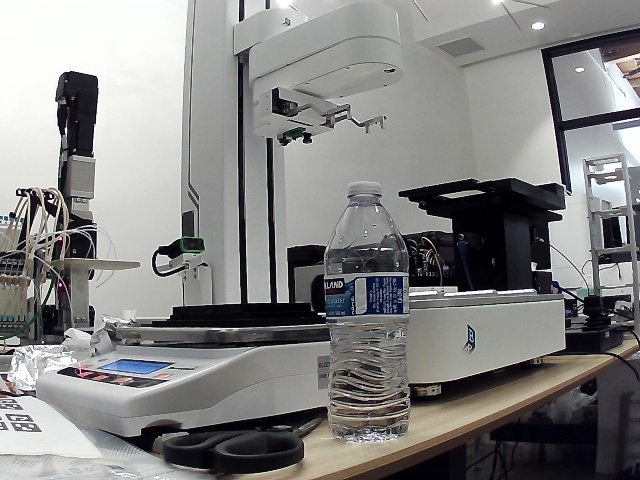
#> input picture newcam_images/01_default.jpg, 640 x 480 px
$ python plate_edges.py ../newcam_images/01_default.jpg --output out.png
#> lines starting #> are read from the running program, lines starting #| are printed output that depends on the picture; after the words box and inside, x2 and y2 are one past the last pixel; in counts of white or black regions, pixels touching at a corner belong together
#> in preview_file, image is the input picture: shape (480, 640, 3); mean B, G, R 130.9, 131.9, 132.3
"""Image-only plate corner/edge centering experiment. NEVER commands a robot.

No circle/ArUco detection, no assumed pixel-to-robot scale. A detected outline
needs operator verification before commissioning any closed-loop motion.
"""
from __future__ import annotations

import argparse
import json
import math
import itertools
from pathlib import Path

import cv2
import numpy as np


def ordered_corners(points):
    p = np.asarray(points, np.float32).reshape(4,2)
    c = p.mean(axis=0)
    p = p[np.argsort(np.arctan2(p[:,1]-c[1],p[:,0]-c[0]))]
    return np.roll(p,-int(np.argmin(p.sum(axis=1))),axis=0)


def quad_metrics(quad):
    p = ordered_corners(quad)
    v = np.roll(p,-1,axis=0)-p
    lengths = np.linalg.norm(v,axis=1)
    if min(lengths) < 1:
        return None
    # Mild perspective is allowed, but not arbitrary trapezoids/backgrounds.
    cosines = [abs(float(np.dot(v[i],v[(i+1)%4])/(lengths[i]*lengths[(i+1)%4]))) for i in range(4)]
    if max(cosines) > .30:
        return None
    sides = [(lengths[0]+lengths[2])/2,(lengths[1]+lengths[3])/2]
    ratio = max(sides)/min(sides)
    if not 1.15 <= ratio <= 2.3:
        return None
    if max(lengths[0]/lengths[2],lengths[2]/lengths[0],
           lengths[1]/lengths[3],lengths[3]/lengths[1]) > 1.3:
        return None
    long_i = 0 if sides[0] >= sides[1] else 1
    axis = v[long_i]/lengths[long_i] - v[(long_i+2)%4]/lengths[(long_i+2)%4]
    angle = (math.degrees(math.atan2(float(axis[1]),float(axis[0])))+90)%180-90
    return p, lengths, ratio, angle


def plate_center(corners):
    """Intersection of diagonals: projected center of a planar rectangle."""
    p=ordered_corners(corners)
    a,b=p[2]-p[0],p[3]-p[1]
    t=np.linalg.solve(np.column_stack((a,-b)),p[1]-p[0])[0]
    return p[0]+t*a


def line_quads(gray):
    """Fit interrupted straight sides; no marker/circle or known plate pose.

    Returns hypotheses only. The common geometry, visibility and independent
    Canny edge-support checks below must still accept all four sides.
    """
    raw = cv2.createLineSegmentDetector().detect(gray)[0]
    if raw is None:
        return []
    lines = []
    for row in raw.reshape(-1,4):
        a,b = row[:2],row[2:]
        length = float(np.linalg.norm(b-a))
        if length >= 35:
            angle = math.atan2(float(b[1]-a[1]),float(b[0]-a[0]))
            lines.append((a,b,length,angle))
    if len(lines) < 4:
        return []
    orientations = sorted(lines,key=lambda x:-x[2])[:8]
    hypotheses = []
    for _,_,_,theta in orientations:
        theta %= math.pi/2
        u=np.array([math.cos(theta),math.sin(theta)])
        v=np.array([-u[1],u[0]])
        groups=[[],[]]
        for a,b,length,angle in sorted(lines,key=lambda x:-x[2]):
            direction=(b-a)/length
            for kind,axis,normal in ((0,u,v),(1,v,u)):
                if abs(np.dot(direction,axis)) < math.cos(math.radians(9)):
                    continue
                offset=float(np.dot((a+b)/2,normal))
                match=next((g for g in groups[kind] if abs(g['offset']-offset)<8),None)
                if match is None:
                    match=dict(offset=offset,points=[],length=0)
                    groups[kind].append(match)
                match['points'].extend([a,b])
                match['length']+=length
        for gs in groups:
            gs.sort(key=lambda g:-g['length'])
            del gs[10:]
            for g in gs:
                dx,dy,x,y=cv2.fitLine(np.array(g['points'],np.float32),cv2.DIST_L2,0,.01,.01).reshape(-1)
                g['normal']=np.array([-dy,dx])
                g['d']=float(-dy*x+dx*y)
        def intersect(a,b):
            mat=np.array([a['normal'],b['normal']])
            if abs(np.linalg.det(mat)) < .5:
                return None
            return np.linalg.solve(mat,np.array([a['d'],b['d']]))
        for hs in itertools.combinations(groups[0],2):
            if abs(hs[0]['offset']-hs[1]['offset'])<100:
                continue
            for vs in itertools.combinations(groups[1],2):
                if abs(vs[0]['offset']-vs[1]['offset'])<100:
                    continue
                corners=[intersect(hs[i],vs[j]) for i,j in ((0,0),(0,1),(1,1),(1,0))]
                if all(c is not None for c in corners):
                    hypotheses.append(np.array(corners,np.float32))
    return hypotheses


def detect_plate(image):
    if image is None or image.size == 0:
        raise ValueError('image unavailable')
    gray = cv2.cvtColor(image,cv2.COLOR_BGR2GRAY) if image.ndim == 3 else image
    h,w = gray.shape
#> h = 480; w = 640
    scale = min(1.,960/max(h,w))
#> scale = 1
    gray = cv2.resize(gray,None,fx=scale,fy=scale,interpolation=cv2.INTER_AREA)
    sh,sw = gray.shape
#> sh = 480; sw = 640
    enhanced = cv2.createCLAHE(clipLimit=2,tileGridSize=(8,8)).apply(gray)
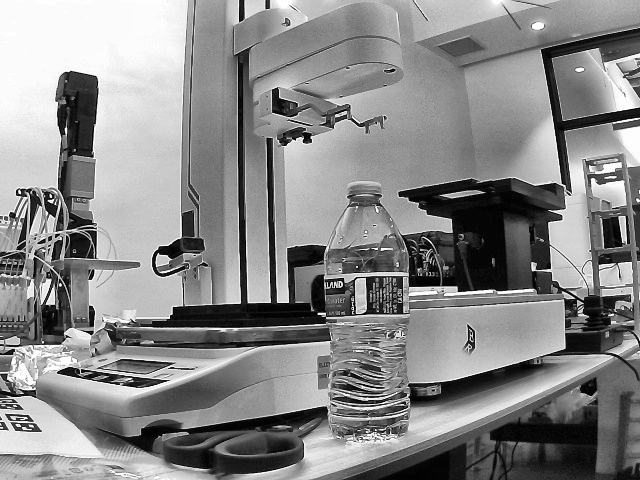
#> enhanced: shape (480, 640); min 0, max 255, mean 136.6
    blur = cv2.GaussianBlur(enhanced,(5,5),0)
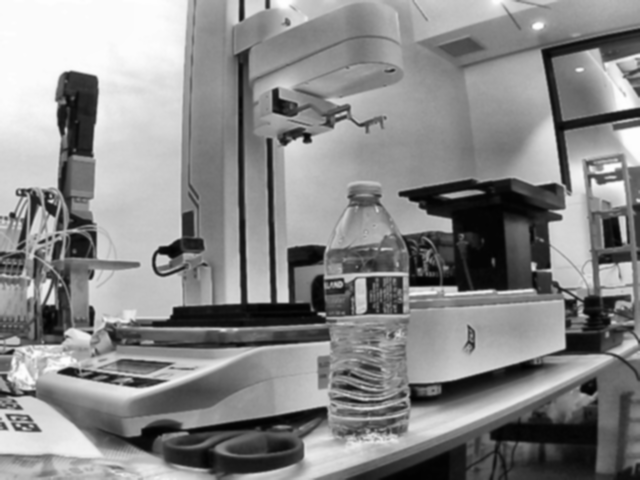
#> blur: shape (480, 640); min 2, max 254, mean 136.6
    candidates = []
    diagnostic_edges = cv2.Canny(blur,10,30)
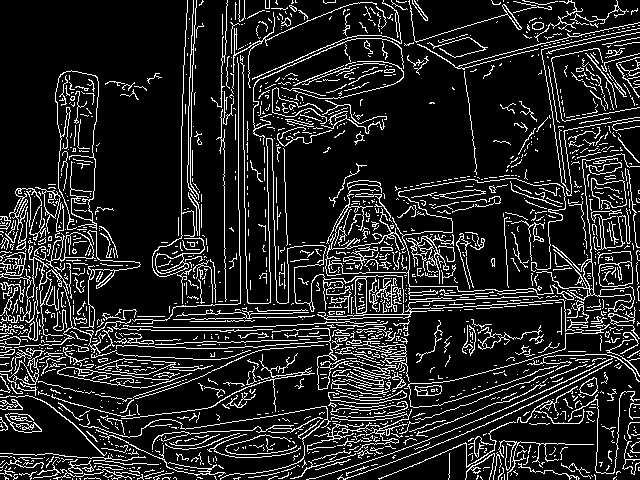
#> diagnostic_edges: shape (480, 640); 14.3% white in thin lines or dots
    def accept(q,distance,method):
        metrics=quad_metrics(q)
        if metrics is None:
            return
        p,lengths,ratio,angle=metrics
        area=abs(cv2.contourArea(p))
        if not .08*sw*sh <= area <= .85*sw*sh:
            return
        if (p[:,0].min()<4 or p[:,1].min()<4 or
                p[:,0].max()>sw-5 or p[:,1].max()>sh-5):
            return
        support=[]
        for i in range(4):
            points=np.rint(p[i]+np.linspace(.08,.92,100)[:,None]*(p[(i+1)%4]-p[i])).astype(int)
            support.append(float(np.mean(distance[points[:,1],points[:,0]]<=4)))
        if min(support)<.65:
            return
        candidate=dict(corners=(p/scale).tolist(),center_px=(plate_center(p)/scale).tolist(),
                       angle_image_deg=angle,aspect_ratio=float(ratio),side_support=support,
                       score=float(min(support)),method=method)
        duplicate=next((c for c in candidates if np.linalg.norm(
            np.asarray(c['corners'])-np.asarray(candidate['corners']),axis=1).mean()<20/scale),None)
        if duplicate is None:
            candidates.append(candidate)
        elif candidate['score']>duplicate['score']:
            duplicate.update(candidate)
    for low,high in ((5,15),(10,30),(20,60),(40,100)):
        edges = cv2.Canny(blur,low,high)
        distance = cv2.distanceTransform(255-edges,cv2.DIST_L2,3)
        for kernel in (3,7,13):
            joined = cv2.morphologyEx(edges,cv2.MORPH_CLOSE,np.ones((kernel,kernel),np.uint8))
            contours,_ = cv2.findContours(joined,cv2.RETR_LIST,cv2.CHAIN_APPROX_SIMPLE)
            for contour in contours:
                area = abs(cv2.contourArea(contour))
                if not .08*sw*sh <= area <= .85*sw*sh:
                    continue
                hull = cv2.convexHull(contour)
                if area/max(1,cv2.contourArea(hull)) < .88:
                    continue
                for epsilon in (.012,.02,.03):
                    q = cv2.approxPolyDP(hull,epsilon*cv2.arcLength(hull,True),True)
                    if len(q) != 4:
                        continue
                    accept(q,distance,'closed_contour')
#> this loop made 4 passes
#> pass 1, in detect_plate, `distance = cv2.distanceTransform(255-edges,cv2.DIST_L2,3)`:
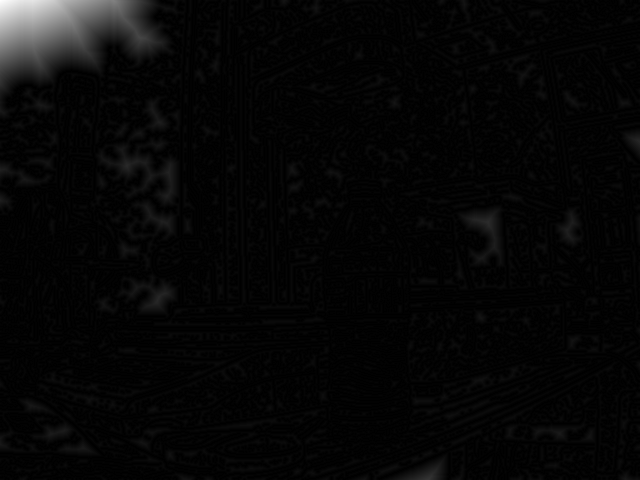
#> distance: shape (480, 640) float32; min 0, max 90.42, mean 2.5; drawn with min black and max white
#> after the loop:
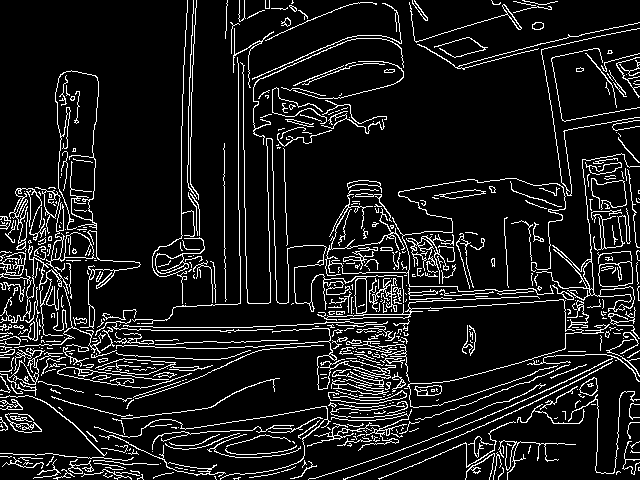
#> edges: shape (480, 640); 10.4% white in thin lines or dots
#> after the loop:
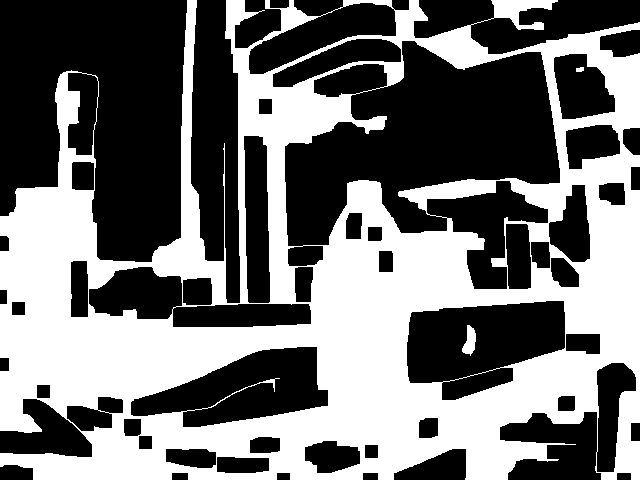
#> joined: shape (480, 640); 44.7% white; 3 white regions, box (x1, y1, x2, y2) and area: (0, 0, 640, 480) 137135, (462, 325, 476, 356) 265, (576, 67, 584, 72) 34
    distance=cv2.distanceTransform(255-diagnostic_edges,cv2.DIST_L2,3)
    for quad in line_quads(enhanced):
#> in line_quads, `orientations = sorted(lines,key=lambda x:-x[2])[:8]`: orientations = 8 items
#> in intersect, `mat=np.array([a['normal'],b['normal']])`: mat = [[-1, 0.024], [0.0149, 1]]
        accept(quad,distance,'four_fitted_sides')
#> this loop made 4161 passes
    base = dict(image_size=[w,h],image_center_px=[(w-1)/2,(h-1)/2],
                motion_authorized=False, units='pixels/degrees in image only',
                center_definition='intersection of fitted plate diagonals',
                candidate_count=len(candidates))
    if len(candidates) != 1:
        reason = ('No reliably closed four-sided plate outline. All four corners/edges '
                  'must be visible with stronger contrast; no center or robot motion inferred.'
                  if not candidates else 'Multiple rectangular outlines: select/verify the plate; no motion inferred.')
        return {**base,'detected':False,'reason':reason,'candidates':candidates},diagnostic_edges
    plate = candidates[0]
    dx,dy = np.array(plate['center_px'])-np.array(base['image_center_px'])
    return {**base,**plate,'detected':True,'offset_px':[float(dx),float(dy)],
            'offset_fraction':[float(dx/w),float(dy/h)],
            'desired_image_rotation_deg':-plate['angle_image_deg'],
            'note':'Image centering is not gripper alignment or a metric robot command.'},diagnostic_edges


def annotate(image,result,edges):
    out = cv2.cvtColor(image,cv2.COLOR_GRAY2BGR) if image.ndim == 2 else image.copy()
    h,w = out.shape[:2]
    cx,cy = np.rint(result['image_center_px']).astype(int)
    cv2.drawMarker(out,(cx,cy),(255,180,0),cv2.MARKER_CROSS,70,3)
    # Image frame corners are the coordinate reference, not targets for the
    # plate corners: no demand to enlarge the plate to fill the whole image.
    cv2.rectangle(out,(8,8),(w-9,h-9),(255,180,0),3)
    if result['detected']:
        p=np.rint(result['corners']).astype(np.int32)
        cv2.polylines(out,[p],True,(0,255,0),4)
        for i,point in enumerate(p):
            cv2.circle(out,tuple(point),12,(0,255,255),-1)
            cv2.putText(out,str(i+1),tuple(point+[15,-15]),cv2.FONT_HERSHEY_SIMPLEX,1,(0,255,255),2)
        center=tuple(np.rint(result['center_px']).astype(int))
        cv2.drawMarker(out,center,(0,255,0),cv2.MARKER_CROSS,50,3)
        cv2.arrowedLine(out,center,(cx,cy),(0,255,255),4)
        label=f"Plate offset: {result['offset_px'][0]:+.1f}, {result['offset_px'][1]:+.1f} px; image angle {result['angle_image_deg']:+.2f} deg"
    else:
        edge_full=cv2.resize(edges,(w,h),interpolation=cv2.INTER_NEAREST)
        out[edge_full>0]=(0,220,255)
        label='NO VERIFIED 4-CORNER OUTLINE - image-only test, no motion'
    cv2.rectangle(out,(0,0),(w,65),(25,25,25),-1)
    cv2.putText(out,label,(20,44),cv2.FONT_HERSHEY_SIMPLEX,1,(255,255,255),2)
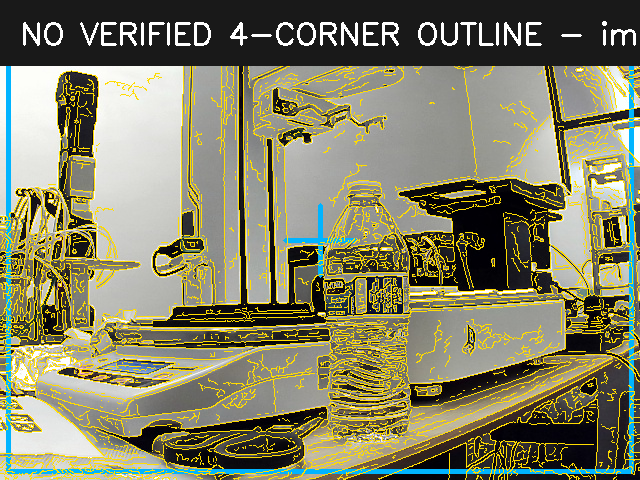
#> out: shape (480, 640, 3); mean B, G, R 101.4, 129.3, 130.5
    return out


def preview_file(input_path,output_path):
    image = cv2.imread(str(input_path))
    result,edges = detect_plate(image)
    if not cv2.imwrite(str(output_path),annotate(image,result,edges)):
        raise RuntimeError('could not save edge diagnostic')
    return result


if __name__ == '__main__':
    parser=argparse.ArgumentParser(description=__doc__)
    parser.add_argument('image')
    parser.add_argument('--output',required=True)
    args=parser.parse_args()
    if Path(args.image).resolve() == Path(args.output).resolve():
        parser.error('output must not overwrite the source image')
    print(json.dumps(preview_file(args.image,args.output),indent=2))

$ run again, on newcam_images/03_fmt_MJPG.jpg
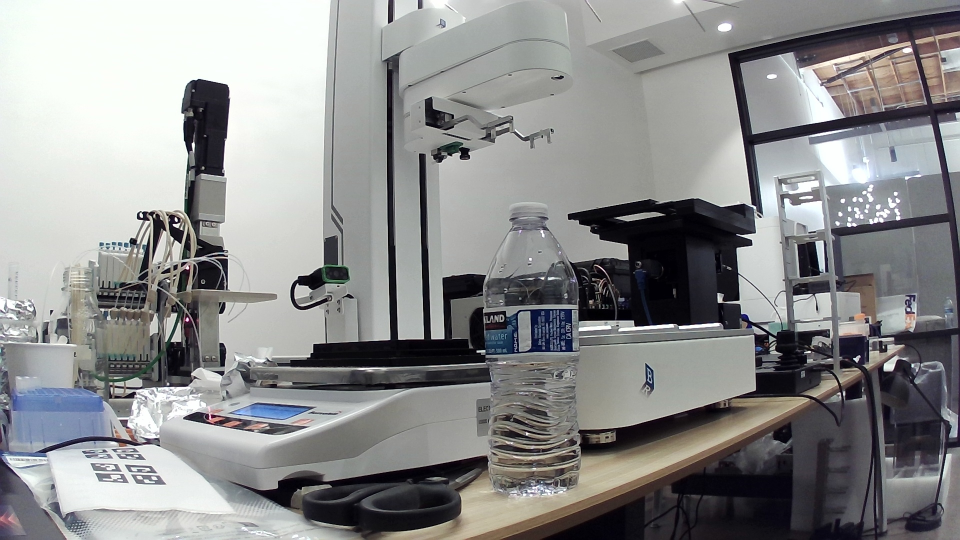
#> input picture newcam_images/03_fmt_MJPG.jpg, 1920 x 1080 px (shown at 1/2 size)
#> in preview_file, image is the input picture: shape (1080, 1920, 3); mean B, G, R 140.8, 140.7, 140.1
#> diagnostic_edges: shape (540, 960); 13.4% white in thin lines or dots
#> after the loop in detect_plate, `for low,high in ((5,15),(10,30),(20,60),(40,100)):`:
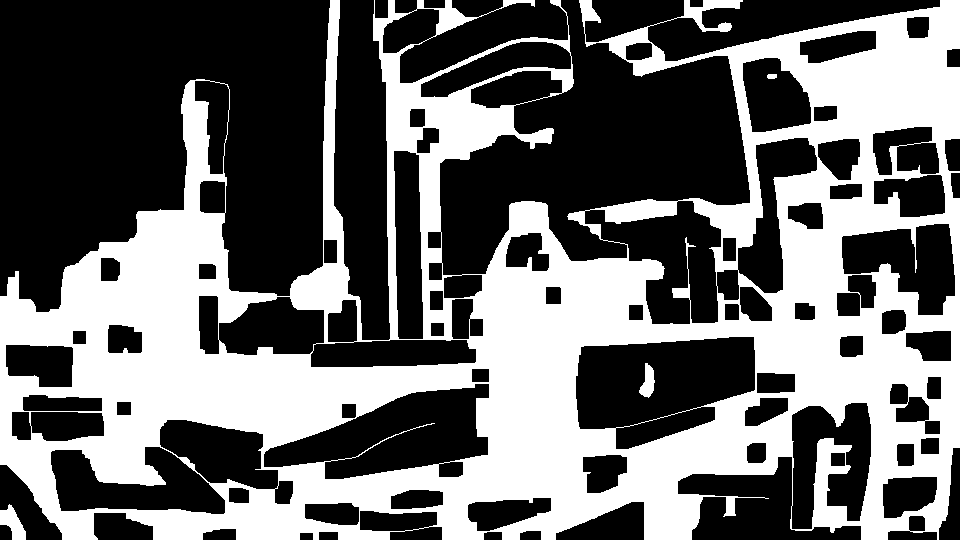
#> joined: shape (540, 960); 41.2% white; 4 white regions, box (x1, y1, x2, y2) and area: (0, 0, 960, 540) 212727, (0, 504, 26, 540) 509, (639, 363, 655, 398) 330, (767, 74, 777, 79) 46
#> orientations = 8 items
#> mat = [[-1, 0.0116], [0.0161, 1]]
#> the loop in detect_plate, `for quad in line_quads(enhanced):` made 5935 passes
#> quad on passes 10, 36, 43: [[333.4, 97.44], [337, 403.5], [955.3, 392.6], [950, 15.92]], [[333.4, 97.44], [337, 403.5], [877.9, 394], [880.1, 25.16]], [[337, 403.5], [338.2, 507.7], [877.2, 496.5], [877.9, 394]]
#> edge_full: shape (1080, 1920); 13.4% white in thin lines or dots
#> in annotate, `cv2.putText(out,label,(20,44),cv2.FONT_HERSHEY_SIMPLEX,1,(255,255,255)..`:
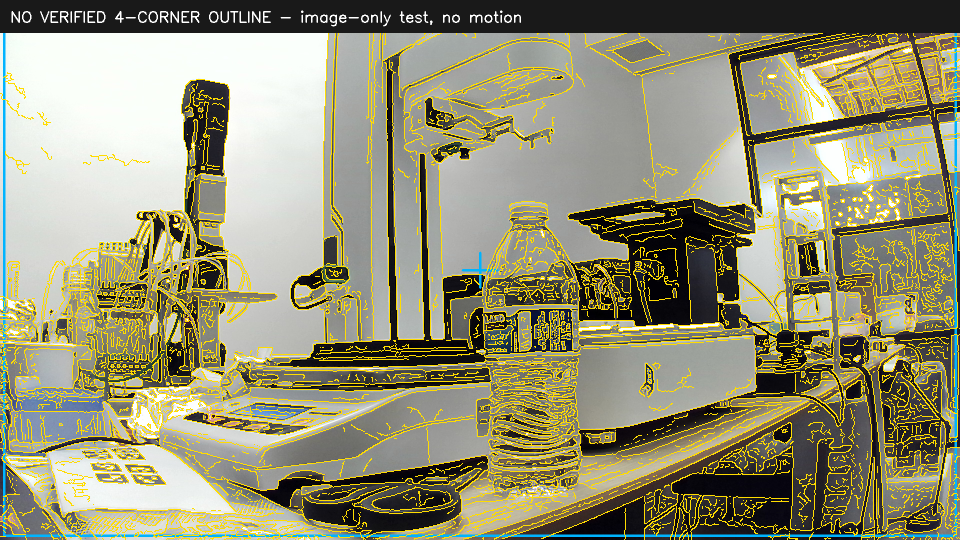
#> out: shape (1080, 1920, 3) (shown at 1/2 size); mean B, G, R 117.4, 145.3, 147.8
